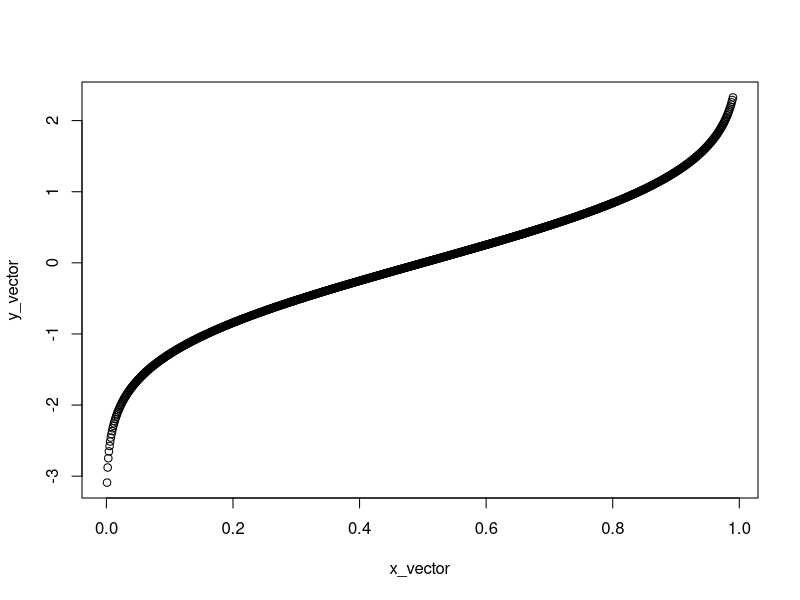
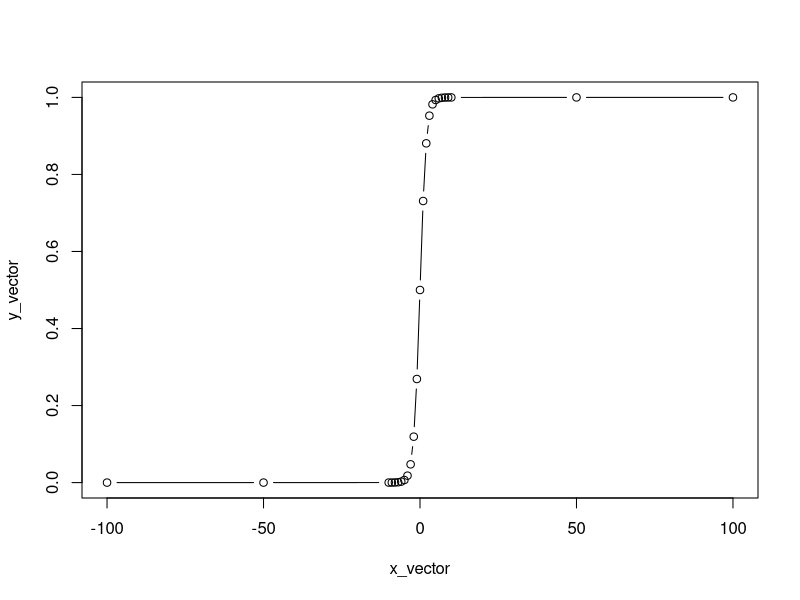
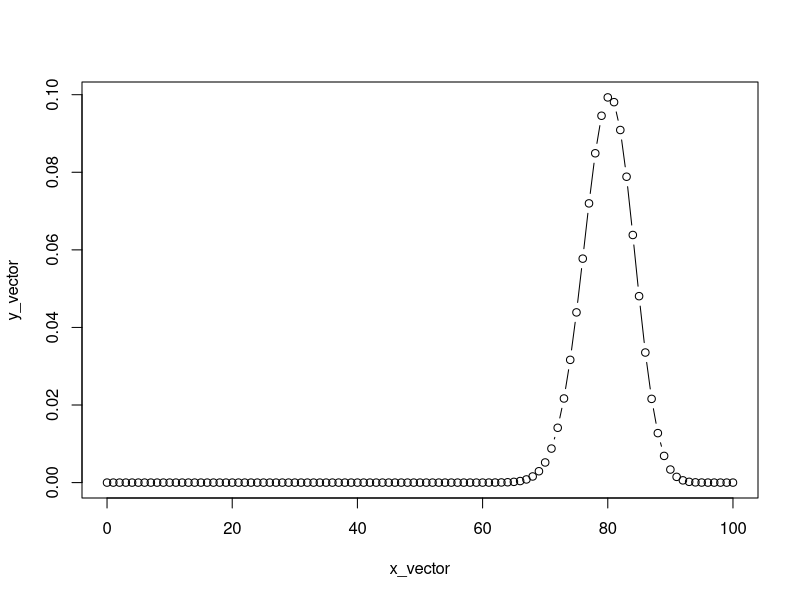
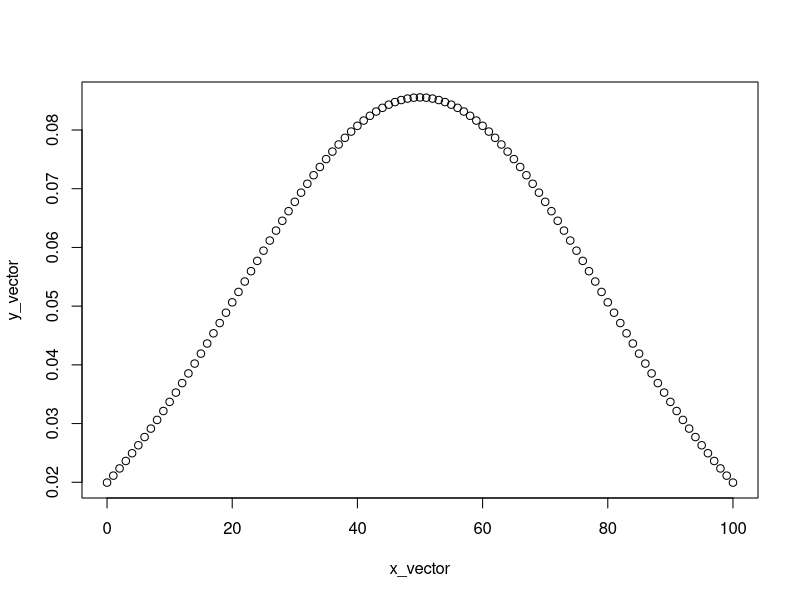
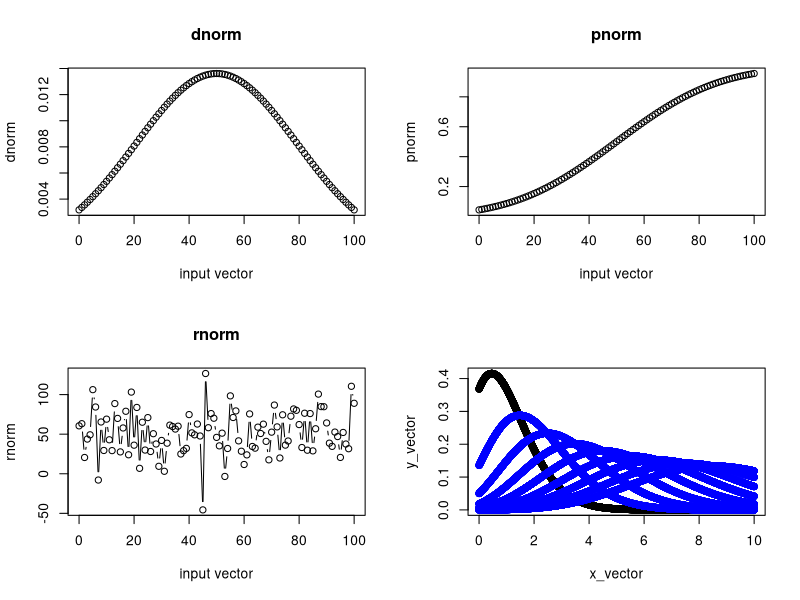

The R script that drew these images, in order:
## ---- chunk 1

x_vector = c()
y_vector = c()
vector_assess = seq.int(0.001,0.99,0.001)
for (i in seq_along(vector_assess)) {
  x_vector[i] <- vector_assess[i]
  y_vector[i] <- qnorm(vector_assess[i])
  # print(y_vector)
  # print(x_vector)
  
}

# x_vector
# y_vector

plot(x_vector,y_vector)
## ---- chunk 2

x_vector = c()
y_vector = c()
# vector_assess = c(-Inf,-1,0, 1, Inf)
vector_assess = c(-Inf,-100,-50,-10,-9,-8,-7,-6,-5,-4,-3,-2,-1,0,1,2,3,4,5,6,7,8,9,10,50,100,Inf)
for (i in seq_along(vector_assess)) {
  x_vector[i] <- vector_assess[i]
  y_vector[i] <- 1/(1+(1/exp(vector_assess[i])))
  # print(y_vector)
  # print(x_vector)
  
}

# x_vector
# y_vector

plot(x_vector,y_vector,type = "b")
## ---- chunk 3
binomial = function(p , q, n, x){
  p = choose(n, x) * p^x * q^(n-x)
  return(p)
}


vector_assess = seq.int(from = 0,to = 100,by = 1)
x_vector = c()
y_vector = c()
for (i in seq_along(vector_assess)) {
  x_vector[i] <- vector_assess[i]
  y_vector[i] <- binomial(p = 0.8,q = 0.2,n = 100,x = vector_assess[i])
   # print(y_vector)
   # print(x_vector)
  
}

# x_vector
# y_vector

plot(x_vector,y_vector,type = "b")
## ---- chunk 4

normal_distribution = function(x,mean,sd){
  
  y = (1/sd* sqrt(2* pi))* 1/exp(0.5 * ((x-mean)/sd)^2)
}
# vector_assess = seq.int(from = -1000,to = 1000,by = 1)
vector_assess = seq.int(from = 0,to = 100,by = 1)
x_vector = c()
y_vector = c()

for (i in seq_along(vector_assess)){
  mean = mean(vector_assess,na.rm = TRUE)
  sd = sd(vector_assess,na.rm = TRUE)
  x_vector[i] = vector_assess[i]
  y_vector[i] = normal_distribution(x=vector_assess[i],mean = mean,sd = sd)
  if (i == length(vector_assess)) {
    print(mean)
    print(sd)
  }
}


plot(x_vector,y_vector,type = "b")
## ---- chunk 5

mean = mean(vector_assess,na.rm = TRUE)
sd = sd(vector_assess,na.rm= TRUE)
par(mfrow=c(2,2))
plot(vector_assess,dnorm(vector_assess,mean = mean,sd = sd),type = "b",xlab = "input vector",ylab = "dnorm",main = "dnorm")
plot(vector_assess,pnorm(vector_assess,mean = mean,sd = sd),type = "b",xlab = "input vector",ylab = "pnorm",main = "pnorm")
# plot(vector_assess,qnorm(vector_assess,mean = mean,sd = sd),type = "b",xlab = "input vector",ylab = "qnorm",main = "qnorm")
plot(vector_assess,rnorm(vector_assess,mean = mean,sd = sd),type = "b",xlab = "input vector",ylab = "rnorm",main = "rnorm")

# qnorm(vector_assess,mean = mean,sd = sd)
## ---- chunk 6
poisson_distribution = function(lambda,x){
 
  y = exp(-lambda) * lambda^x/factorial(x)
  return(y)
}

# where x is the distribution 
# lambda is the mean number of occurrences in the interval

poisson_distribution(lambda = 2,x = 3)

# vector_assess = seq.int(from = -1000,to = 1000,by = 1)
vector_assess = seq.int(from = 0,to = 10,by = 0.001)
x_vector = c()
y_vector = c()

lambda_vector = c(1,2,3,4,5,6,7,8,9)

for (i in seq_along(lambda_vector)){
for (j in seq_along(vector_assess)){
  lambda = lambda_vector[i]
  x_vector[j] = vector_assess[j]
  y_vector[j] = poisson_distribution(lambda = lambda_vector[i],x = vector_assess[j])
}
  if(i == min(seq_along(lambda_vector))){
  plot(x_vector,y_vector,type = "b")  
    # print(min(seq_along(lambda_vector)))
  }
  else{
    lines(x_vector,y_vector,type = "b",col = "blue")
  }
  

}
